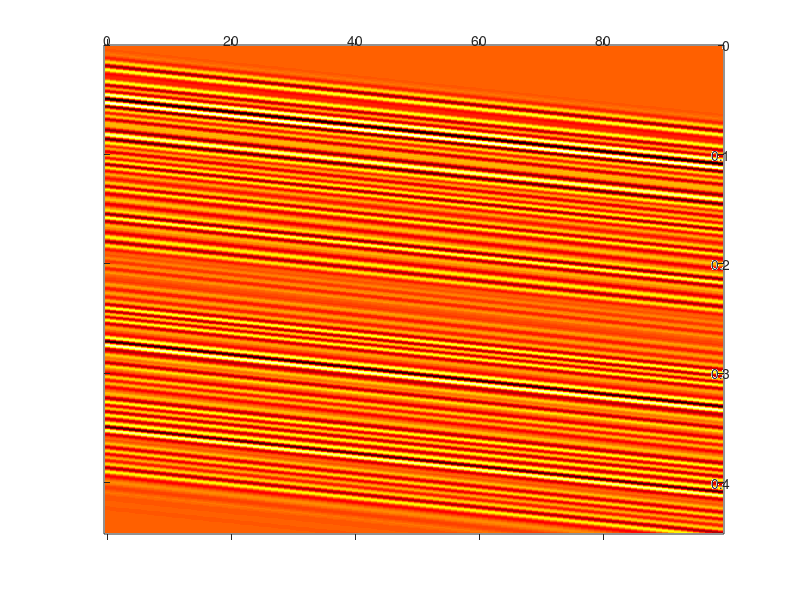

Write the MATLAB code that produced this figure. (Note: this script raises an error after producing the figure.)
clear; close all; clc;

load('pulse.mat');

%>> whos
%>> Name       Size               Bytes  Class 
%>> fs           1x1                 8  double              
%>> pulse      351x1              2808  double    

vessel_angle = deg2rad(45); % angle between beam and vessel [rad]
vessel_diameter = 10e-3;    % diameter of vessel [m]
start_depth = 20e-3;        % vessel start depth [m]
dx = 2e-4;                  % axial resolution [m]
lines = 64;                 % number of RF lines 

f_prf = 5e3;                %Hz
vz = 0.15;                  %m/s
T_prf = 1 / f_prf;          %s
c = 1500;                   %m/s
f0 = 3.2e6;                 % Hz                  
err_std = 0.5;

ts = (2*vz*cos(vessel_angle) / c) * T_prf;
n_ts = round(ts * fs);
n_signals = 100;

vessel_length = vessel_diameter / sin(vessel_angle); %m
delta_depth = dx / tan(pi - vessel_angle);
delta_depth = floor(((2*delta_depth) / 1500)*fs);

depth2time = (2*vessel_length) / 1500; % s
N_scatter = floor(depth2time * fs);

depth = floor(( 2 * start_depth / 1500 ) * fs);
total_depth = depth + N_scatter + floor(depth / 2);

scatter = randn(N_scatter,1);
%scatter(1) = 50; 
%scatter(end) = 50;
phantom = vertcat(zeros(depth, 1), scatter, ...
            zeros(total_depth - depth - N_scatter, 1));
received_signal = conv(pulse, scatter);
N_received = length(received_signal);
received_signal = received_signal;% + err_std * randn(size(received_signal));

single_line = zeros(n_signals,N_received);
single_line(1, :) = received_signal;
cnt = 1;
for i=(2:n_signals)
    
    index = cnt * n_ts;
    
    signal = received_signal(1:end-index)';
    
    pad = N_received - length(signal);
    
    single_line(i, :) = [zeros(1, pad), signal];
    
    cnt = cnt + 1;
end

x = (0:length(single_line)-1) ./ f_prf;
y = (0:size(single_line,1)-1);
[X,Y] = meshgrid(x,y);
figure;
imagesc(x, y, single_line);
set(gca,'view',[-90, -90]);
colormap(hot);

%%

winsize = round(1/f0 * fs);
v_est = acorr_estimate(single_line, 1, c, f_prf, f0, vessel_angle);

mean(v_est)
std(v_est)

figure;
plot(v_est(200:end-200));

%%

function v = acorr_estimate(rf, winsize, c, f_prf, f0, rad_angle)
    rf_iq = hilbert(rf);
    N_i = size(rf_iq, 1);
    N_rf = size(rf_iq, 2);
    
    factor = - (c * f_prf) / (4 * pi * f0);
    
    v = zeros(1, N_rf - winsize);
    
    for n = 1:N_rf - winsize
        r = rf_iq(:, n:n+winsize-1);
        
        vs = 0;
        for m = 1:winsize
            rm = r(:, m);
            
            y = imag(rm);
            x = real(rm);
            
            Ri = 0;
            Rr = 0;
            for i = (1:length(rm)-1)
                Ri = Ri + (y(i+1)*x(i) - x(i+1)*y(i));
                Rr = Rr + (x(i+1)*x(i) + y(i+1)*y(i));
            end
            Ri = Ri / length(rm);
            Rr = Rr / length(rm);
            
            vs_m = factor * atan2(Ri, Rr);
            vs_m = vs_m / cos(rad_angle);
            
            vs = vs + vs_m; 
        end
        
        v(n) = vs / winsize; 
    end
end

function y = unit_normalize(x)
    y = (x - min(min(x))) ./ (max(max(x)) - min(min(x)));
end

function y = drc(x, dynamic_range)
%DRC Apply dynamic range compression to a signal
%   The input should be unit-normalized

    x_max = 10^(-0/20);
    x_min = 10^(-dynamic_range/20);

    x(x < x_min) = x_min;
    x(x > x_max) = x_max;

    C1 = 1.0 / log10( x_max / x_min);
    C3 = 1.0 / x_min;

    y = C1 .* log10(C3 .* x);
end

